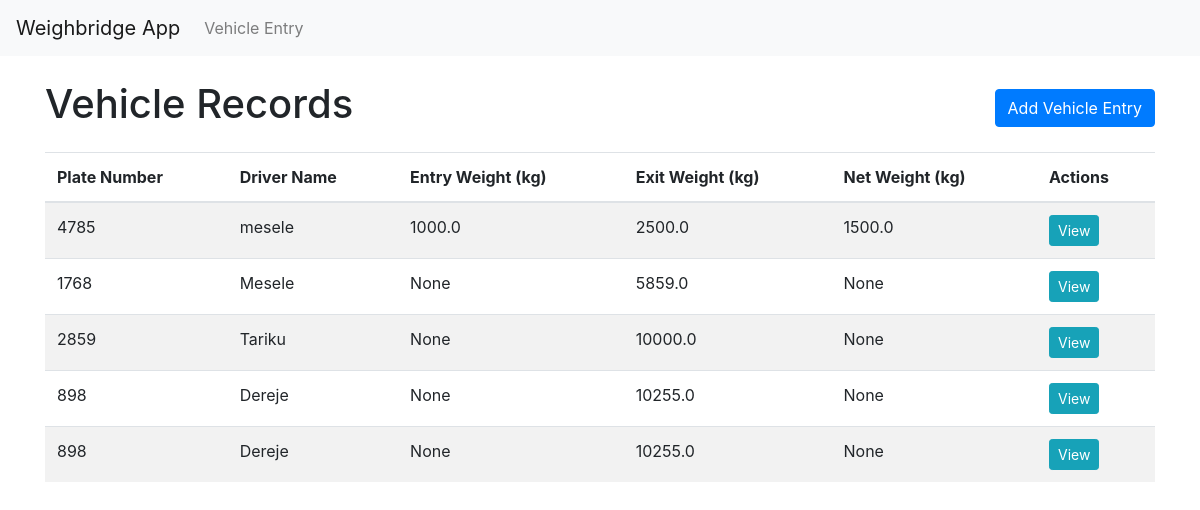
The page / on the database its author committed.
### app/models.py (models this page shows, shortened)
class Vehicle(models.Model):
    plate_number = models.CharField(max_length=15)
    driver_name = models.CharField(max_length=100)
    entry_time = models.DateTimeField(auto_now_add=True)
    exit_time = models.DateTimeField(null=True, blank=True)
    entry_weight = models.FloatField(null=True, blank=True)
    exit_weight = models.FloatField(null=True, blank=True)
    net_weight = models.FloatField(null=True, blank=True)

### app/views.py (the view)
# urls.py: path('', views.home, name='home'),
def home(request):
    vehicles = Vehicle.objects.all()
    return render(request, 'home.html', {'vehicles': vehicles})

### app/templates/home.html (shortened to what this page needs)
{% extends 'base.html' %}
{% block content %}
    <div class="d-flex justify-content-between align-items-center mb-3">
        <h1>Vehicle Records</h1>
        <a href="{% url 'vehicle_entry' %}" class="btn btn-primary">Add Vehicle Entry</a>
    </div>
    <table class="table table-striped">
        <thead>
            <tr>
                <th>Plate Number</th>
                <th>Driver Name</th>
                <th>Entry Weight (kg)</th>
                <th>Exit Weight (kg)</th>
                <th>Net Weight (kg)</th>
                <th>Actions</th>
            </tr>
        </thead>
        <tbody>
            {% for vehicle in vehicles %}
                <tr>
                    <td>{{ vehicle.plate_number }}</td>
                    <td>{{ vehicle.driver_name }}</td>
                    <td>{{ vehicle.entry_weight }}</td>
                    <td>{{ vehicle.exit_weight }}</td>
                    <td>{{ vehicle.net_weight }}</td>
                    <td>
                        <a href="{% url 'vehicle_detail' vehicle.pk %}" class="btn btn-info btn-sm">View</a>
                    </td>
                </tr>
            {% endfor %}
        </tbody>
    </table>
{% endblock %}

### app/templates/base.html (shortened to what this page needs)
<!DOCTYPE html>
<html lang="en">
<head>
    <link rel="stylesheet" href="https://stackpath.bootstrapcdn.com/bootstrap/4.5.2/css/bootstrap.min.css">
</head>
<body>
    <nav class="navbar navbar-expand-lg navbar-light bg-light">
        <a class="navbar-brand" href="#">Weighbridge App</a>
        <div class="collapse navbar-collapse" id="navbarNav">
            <ul class="navbar-nav">
                <li class="nav-item">
                    <a class="nav-link" href="{% url 'vehicle_entry' %}">Vehicle Entry</a>
                </li>
            </ul>
        </div>
    </nav>
    <div class="container mt-4">
        {% block content %}{% endblock %}
    </div>
</body>
</html>

### rows shown on the page
Vehicle: plate_number "4785", driver_name "mesele", entry_weight "1000.0", exit_weight "2500.0", net_weight "1500.0"
Vehicle: plate_number "1768", driver_name "Mesele", entry_weight "None", exit_weight "5859.0", net_weight "None"
Vehicle: plate_number "2859", driver_name "Tariku", entry_weight "None", exit_weight "10000.0", net_weight "None"
Vehicle: plate_number "898", driver_name "Dereje", entry_weight "None", exit_weight "10255.0", net_weight "None"
Vehicle: plate_number "898", driver_name "Dereje", entry_weight "None", exit_weight "10255.0", net_weight "None"
